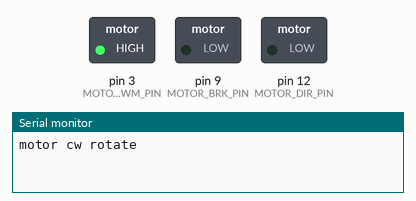
This sketch was run on a simulated Arduino Uno, built with avr-gcc and run on an emulated ATmega328P. Shown: switched loads named in the sketch (green lamp = pin HIGH), the last lines printed to the serial monitor.

Above: at 2.0 s.
At 3.2 s:
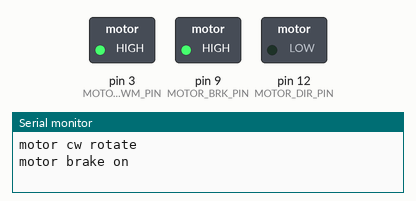
At 4.7 s:
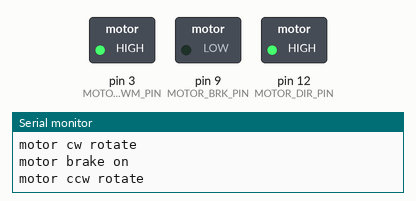
Timing chart, 0 to 6.8 s (numbered marks = the images above):
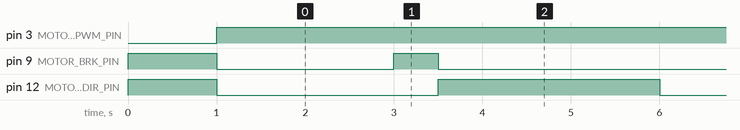

The sketch:

DC_motor.ino
```cpp
// define Motor Driver Pins
#define MOTOR_DIR_PIN (12)
#define MOTOR_PWM_PIN (3)
#define MOTOR_BRK_PIN (9)

// define Motor Direction
#define CW LOW
#define CCW HIGH

// define Brake On/Off
#define BRAKE_ON HIGH
#define BRAKE_OFF LOW

void setup() {
    Serial.begin(9600);
    pinMode(MOTOR_DIR_PIN, OUTPUT); // 모터 제어 핀 설정
    pinMode(MOTOR_PWM_PIN, OUTPUT);
    pinMode(MOTOR_BRK_PIN, OUTPUT);

    digitalWrite(MOTOR_DIR_PIN, HIGH); // 초기에는 모터 정지
    digitalWrite(MOTOR_PWM_PIN, 0);
    digitalWrite(MOTOR_BRK_PIN, HIGH);
    delay(1000);
}

void loop() {
    digitalWrite(MOTOR_DIR_PIN, CW); // 시계 방향 회전
    digitalWrite(MOTOR_BRK_PIN, BRAKE_OFF); //release breaks
    analogWrite(MOTOR_PWM_PIN, 255); //set work duty for the motor
    Serial.println("motor cw rotate");
    delay(2000);

    digitalWrite(MOTOR_BRK_PIN, HIGH);//activate breaks
    Serial.println("motor brake on");
    delay(500);

    digitalWrite(MOTOR_DIR_PIN, CCW); // 반시계 방향 회전
    digitalWrite(MOTOR_BRK_PIN, BRAKE_OFF); //release breaks
    analogWrite(MOTOR_PWM_PIN, 255); //set work duty for the motor to 0 (off)
    Serial.println("motor ccw rotate");
    delay(2000);

    digitalWrite(MOTOR_BRK_PIN, BRAKE_OFF);//activate breaks
    Serial.println("motor brake on");
    delay(500);
}
```

Measured:
- by itself, pin 3 (MOTOR_PWM_PIN): LOW → HIGH at 1.0 s
- by itself, pin 9 (MOTOR_BRK_PIN): repeats every 5.0 s: HIGH 0.50 s, LOW 4.5 s
- by itself, pin 12 (MOTOR_DIR_PIN): alternates HIGH for 2.5 s and LOW for 2.5 s
